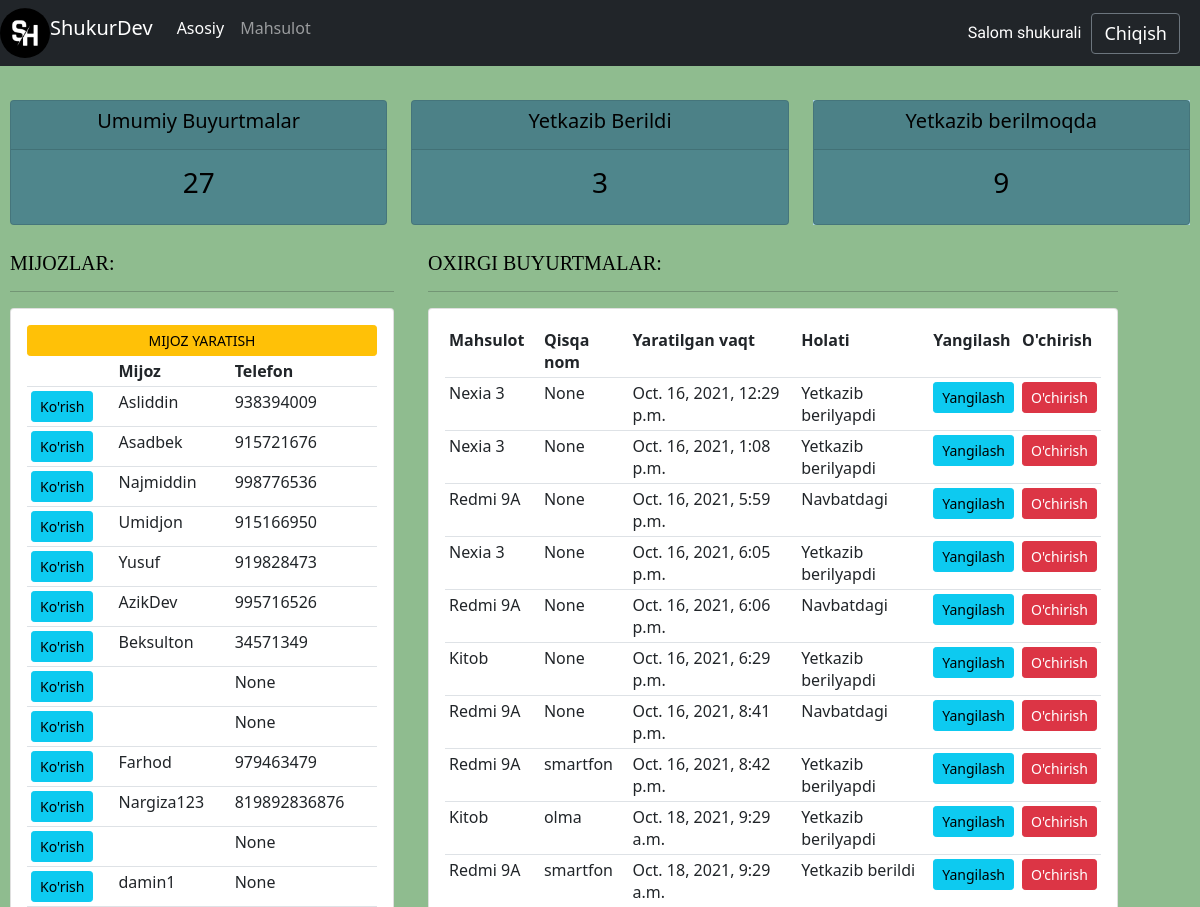
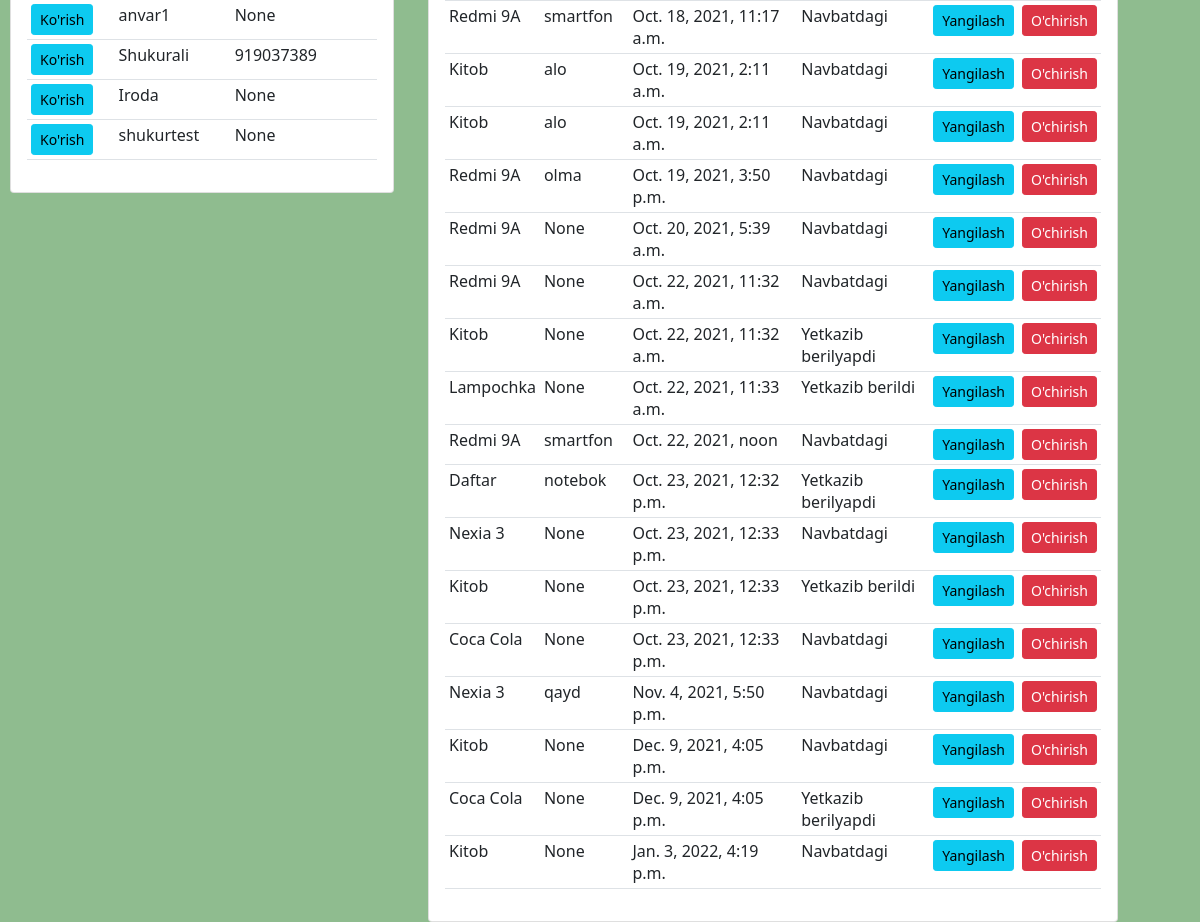
The app's page / (signed in) with its own data (2 pictures, top to bottom).
### crm/models.py (models this page shows, shortened)
class Customer(models.Model):
    user = models.OneToOneField(User, null=True, on_delete=models.CASCADE)
    name = models.CharField(max_length=100)
    phone = models.CharField(max_length=100, null=True)
    email = models.EmailField(null=True)
    profile_pic = models.ImageField(null=True)
    date_created = models.DateTimeField(auto_now_add=True, null=True)

class Order(models.Model):
    customer = models.ForeignKey(Customer, null=True, on_delete=models.SET_NULL)
    product = models.ForeignKey(Product, null=True, on_delete=models.SET_NULL)
    note = models.CharField(max_length=100, null=True)
    STATUS = (
        ('Navbatdagi', 'Navbatdagi'),
        ('Yetkazib berilyapdi', 'Yetkazib berilyapti'),
        ('Yetkazib berildi', 'Yetkazib berildi'),
    )
    status = models.CharField(max_length=200, choices=STATUS)
    date_created = models.DateTimeField(auto_now_add=True)

class Product(models.Model):
    CATEGORY = (
        ('ichki mahsulot', 'Ichki mahsulot'),
        ('Tashqi mahsulot', 'Tashqi mahsulot'),
    )
    name = models.CharField(max_length=100)
    price = models.FloatField(null=True)
    category = models.CharField(max_length=200, choices=CATEGORY)
    description = models.TextField(null=True)
    date_created = models.DateTimeField(auto_now_add=True)
    tags = models.ManyToManyField(Tag)
    def __str__(self):
        return self.name

### crm/decorators.py (the view)
    def wrapper_function(request, *args, **kwargs):
        group = None
        if request.user.groups.exists():
            group = request.user.groups.all()[0].name
        if group == 'customer':
            return redirect('user')
        if group == 'admin':
            return view_func(request, *args, **kwargs)

### crm/views.py (called while the page is built)
@login_required(login_url='login')
@admin_only
def dashboard(request):
    customers = Customer.objects.all()
    orders = Order.objects.all()
    total_order = orders.count()
    delivered = orders.filter(status='Yetkazib berildi').count()
    pending = orders.filter(status='Yetkazib berilyapdi').count()
    context = {'customers': customers, 'orders': orders, 'total_orders': total_order, 'delivered': delivered,
               'pending': pending}
    return render(request, 'home.html', context)

### templates/home.html (shortened to what this page needs)
{% include 'base.html' %}
{% load static %}
{% include 'status.html' %}
<head>
</head>
{% block content %}
<body class="oraligi">
    <div class="row">
        <div class="col-md-4 qisqa">
            <h5 class="text1">MIJOZLAR:</h5>
            <hr>
            <div class="card card-body">
                <a class="btn btn-warning  btn-sm btn-block" href="">MIJOZ YARATISH</a>
                <table class="table table-sm">
                    <tr>
                        <th>
                        </th>
                        <th>
                            Mijoz
                        </th>
                        <th>
                            Telefon
                        </th>
                    </tr>
                    {% for i in customers %}
                    <tr>
                        <td>
                            <a href="{% url 'customer' i.id %}" class="btn btn-info  btn-sm btn-block">Ko'rish</a>
                        </td>
                        <td>
                            {{ i.name }}
                        </td>
                        <td>
                            {{ i.phone }}
                        </td>
                    </tr>
                    {% endfor %}
                </table>
            </div>
        </div>
        <div class="col-md-7 qisqa">
            <h5 class="text1">OXIRGI BUYURTMALAR:</h5>
            <hr>
            <div class="card card-body">
                <table class="table table-sm">
                    <tr>
                        <th>
                            Mahsulot
                        </th>
                        <th>
                            Qisqa nom
                        </th>
                        <th>
                            Yaratilgan vaqt
                        <th>
                        <th>
                            Holati
                        </th>
                        <th>
                            Yangilash
                        </th>
                        <th>
                            O'chirish
                        </th>
                    </tr>
                    {% for j in orders %}
                     <tr>
                        <td>{{ j.product }}</td>
                         <td>{{ j.note }}</td>
                        <td>{{ j.date_created }}</td>
                         <td></td>
                        <td>{{ j.status }}</td>
                        <td><a class="btn btn-sm btn-info" href="{% url 'update_order' j.id %}">Yangilash</a></td>
                        <td><a class="btn btn-sm btn-danger" href="{% url 'delete_order' j.id %}">O'chirish</a></td>
                     </tr>
                    {% endfor %}
                </table>
            </div>
        </div>
    </div>
</body>
{% endblock %}

### templates/navbar.html (shortened to what this page needs)
{% load static %}
<head>
</head>
<nav class="navbar navbar-expand-lg navbar-dark bg-dark">
    <div class="collapse navbar-collapse" id="navbarNavDropdown">
      <ul class="navbar-nav">
            {% if request.user.is_staff %}
                <img style="border-radius: 50%; height: 50px; width: 50px;" src="{% static 'images/logo.jpg' %}">
                 <a class="navbar-brand" href="#">ShukurDev</a>
                <li class="nav-item">
                  <a class="nav-link active" aria-current="page" href="/">Asosiy</a>
                </li>
                <li class="nav-item">
                  <a class="nav-link" href="{% url 'product' %}">Mahsulot</a>
                </li>
            {% endif %}
      </ul>
    </div>
    <span style="color: white; margin:10px;  font-family: 'Abel', sans-serif; ">Salom {{request.user}}</span><br>
    <span><a  style="color: #fff; margin-right: 20px; font-size: 18px; text-decoration: none; " class="btn btn-outline-secondary" href="{% url 'logout' %}">Chiqish</a></span>
</nav>

### static/css/base.css (style rules this page uses)
.qisqa { margin-left: 10px!important; }
.oraligi { background-color: darkseagreen; }
.text1 { text-decoration-style: inherit; font-family: "Comic Sans MS"; color:black; }

### records on screen
Customer: name "Asliddin", phone "938394009"
Customer: name "Asadbek", phone "915721676"
Customer: name "Najmiddin", phone "998776536"
Customer: name "Umidjon", phone "915166950"
Customer: name "Yusuf", phone "919828473"
Customer: name "AzikDev", phone "995716526"
Customer: name "Beksulton", phone "34571349"
Customer: phone "None"
Customer: phone "None"
Customer: name "Farhod", phone "979463479"
Customer: name "Nargiza123", phone "819892836876"
Customer: phone "None"
Customer: name "damin1", phone "None"
Customer: name "anvar1", phone "None"
Customer: name "Shukurali", phone "919037389"
Customer: name "Iroda", phone "None"
Customer: name "shukurtest", phone "None"
Order: product "Nexia 3", note "None", date_created "Oct. 16, 2021, 12:29 p.m.", status "Yetkazib berilyapdi"
Order: product "Nexia 3", note "None", date_created "Oct. 16, 2021, 1:08 p.m.", status "Yetkazib berilyapdi"
Order: product "Redmi 9A", note "None", date_created "Oct. 16, 2021, 5:59 p.m.", status "Navbatdagi"
Order: product "Nexia 3", note "None", date_created "Oct. 16, 2021, 6:05 p.m.", status "Yetkazib berilyapdi"
Order: product "Redmi 9A", note "None", date_created "Oct. 16, 2021, 6:06 p.m.", status "Navbatdagi"
Order: product "Kitob", note "None", date_created "Oct. 16, 2021, 6:29 p.m.", status "Yetkazib berilyapdi"
Order: product "Redmi 9A", note "None", date_created "Oct. 16, 2021, 8:41 p.m.", status "Navbatdagi"
Order: product "Redmi 9A", note "smartfon", date_created "Oct. 16, 2021, 8:42 p.m.", status "Yetkazib berilyapdi"
Order: product "Kitob", note "olma", date_created "Oct. 18, 2021, 9:29 a.m.", status "Yetkazib berilyapdi"
Order: product "Redmi 9A", note "smartfon", date_created "Oct. 18, 2021, 9:29 a.m.", status "Yetkazib berildi"
Order: product "Redmi 9A", note "smartfon", date_created "Oct. 18, 2021, 11:17 a.m.", status "Navbatdagi"
Order: product "Kitob", note "alo", date_created "Oct. 19, 2021, 2:11 a.m.", status "Navbatdagi"
Order: product "Kitob", note "alo", date_created "Oct. 19, 2021, 2:11 a.m.", status "Navbatdagi"
Order: product "Redmi 9A", note "olma", date_created "Oct. 19, 2021, 3:50 p.m.", status "Navbatdagi"
Order: product "Redmi 9A", note "None", date_created "Oct. 20, 2021, 5:39 a.m.", status "Navbatdagi"
Order: product "Redmi 9A", note "None", date_created "Oct. 22, 2021, 11:32 a.m.", status "Navbatdagi"
Order: product "Kitob", note "None", date_created "Oct. 22, 2021, 11:32 a.m.", status "Yetkazib berilyapdi"
Order: product "Lampochka", note "None", date_created "Oct. 22, 2021, 11:33 a.m.", status "Yetkazib berildi"
Order: product "Redmi 9A", note "smartfon", date_created "Oct. 22, 2021, noon", status "Navbatdagi"
Order: product "Daftar", note "notebok", date_created "Oct. 23, 2021, 12:32 p.m.", status "Yetkazib berilyapdi"
Order: product "Nexia 3", note "None", date_created "Oct. 23, 2021, 12:33 p.m.", status "Navbatdagi"
Order: product "Kitob", note "None", date_created "Oct. 23, 2021, 12:33 p.m.", status "Yetkazib berildi"
Order: product "Coca Cola", note "None", date_created "Oct. 23, 2021, 12:33 p.m.", status "Navbatdagi"
Order: product "Nexia 3", note "qayd", date_created "Nov. 4, 2021, 5:50 p.m.", status "Navbatdagi"
Order: product "Kitob", note "None", date_created "Dec. 9, 2021, 4:05 p.m.", status "Navbatdagi"
Order: product "Coca Cola", note "None", date_created "Dec. 9, 2021, 4:05 p.m.", status "Yetkazib berilyapdi"
Order: product "Kitob", note "None", date_created "Jan. 3, 2022, 4:19 p.m.", status "Navbatdagi"

### other values on screen
{{ request.user }} "shukurali"
{{ total_orders }} "27"
{{ delivered }} "3"
{{ pending }} "9"
